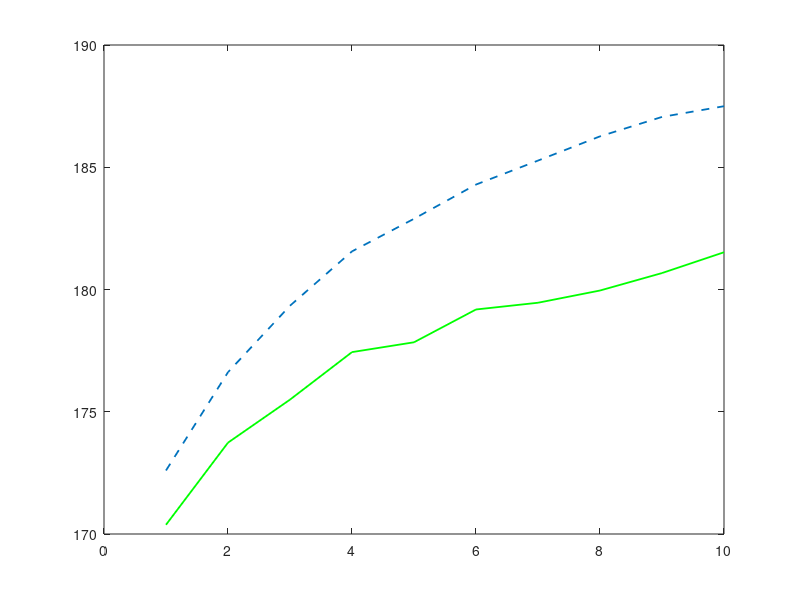

Write MATLAB code to recreate this figure. (Note: this script raises an error after producing the figure.)
%% Minutes
x_label =[1 2 3 4 5 6 7 8 9 10];



%% for DeadlinMissRatio

%Miss ratio
%y_11 = [0.54127	0.51309	0.49544	0.48428	0.47292	0.46531	0.4588	0.45408	0.44815	0.44675];
%y_12 = [0.54948	0.5275	0.51155	0.50202	0.49508	0.48839	0.4814	0.48108	0.4783	0.47521];
%y_13 = [0.54948	0.5275	0.51155	0.50202	0.49508	0.48839	0.4814	0.48108	0.4783	0.47521];

%y_12 = [0.54971	0.5268	0.51393	0.50151	0.49969	0.4907	0.4889	0.48722	0.48099	0.47704];
%y_13 = [0.54971	0.5268	0.51393	0.50151	0.49969	0.4907	0.4889	0.48722	0.48099	0.47704];


%E[V_O]
%y_11 = [36.854575	49.012702	56.11301	61.293225	64.820715	68.431151	70.660003	72.762899	74.900038	76.261343];
%y_12 = [33.005249	41.982556	47.355761	50.89515	53.631171	56.260473	58.279415	59.588065	60.911769	61.66795];
%y_13 = [33.005249	41.982556	47.355761	50.89515	53.631171	56.260473	58.279415	59.588065	60.911769	61.66795];

%y_12 = [32.38983	41.517546	47.179295	51.106176	53.604574	56.333229	58.065054	59.105314	60.412114	62.042673];
%y_13 = [32.38983	41.517546	47.179295	51.106176	53.604574	56.333229	58.065054	59.105314	60.412114	62.042673];


%E[V_D]
y_11 = [172.597848	176.616982	179.33657	181.559901	182.89239	184.291941	185.272491	186.26368	187.058556	187.496538];
%y_12 = [170.77418	173.550009	175.675686	177.105396	178.124454	179.376397	180.220664	180.380797	180.890892	181.100519];
%y_13 = [170.77418	173.550009	175.675686	177.105396	178.124454	179.376397	180.220664	180.380797	180.890892	181.100519];

y_12 = [170.378091	173.73631	175.495709	177.439333	177.841315	179.182658	179.458333	179.958376	180.672068	181.523299]
y_13 = [170.378091	173.73631	175.495709	177.439333	177.841315	179.182658	179.458333	179.958376	180.672068	181.523299]



i = i+1;
figure(i)

sz = 80;
plot(x_label,y_11,'--', 'LineWidth',1.3)
%scatter(x_label,y_11,sz,'d','green', 'LineWidth',1.3)
hold on
plot(x_label,y_12,'-', 'LineWidth',1.3,'color','green')
%scatter(x_label,y_12,sz2,'s','red', 'LineWidth',1.3)
hold on
%plot(x_label,y_13,'-', 'LineWidth',1.3)
scatter(x_label,y_13,sz,'d','red', 'LineWidth',1.3)
hold on


%ylabel('P_{miss}')
%ylabel('Average Offloading Volume (MB)')
ylabel('Average Download Volume (MB)')
xlabel('E[T_C] (Unit: minutes)')


xticklabels({'1','2','3','4','5','6','7','8','9','10'});

												
xlim([1, 10]);


set(gca, 'XTick', x_label);
%set(gca,'xticklabel',num2str(get(gca,'XTick')','%.4f'))
%legend({'F=200','F=500','F=1000'},'NumColumns',1);
%legend({'r_2=r_1 (Constant Bandwidth)','r_2=2r_1(Multiple Bandwidth)','r_2=3r_1(Multiple Bandwidth)','r_2=4r_1(Multiple Bandwidth)'},'NumColumns',1);
%legend({'Constant Bandwidth','Multiple Bandwidth (m=3)'},'NumColumns',1);

legend({'Sou model (Math.)','Proposed Model (Math.)','Proposed Model (Sim.)'},'NumColumns',1);

%legend({'Constant Bandwidth','Multiple Bandwidth (E[t_1]=E[t_2])<E[T_C]','Multiple Bandwidth E[t_1]=E[t_2]=E[T_C]'},'NumColumns',1);
%legend({'Constant Bandwidth','Multiple Bandwidth (E[t_1]=E[t_2]=E[t_3])<E[T_C]','Multiple Bandwidth E[t_1]=E[t_2]=E[t_3]=E[T_C]'},'NumColumns',1);

%legend({'Constant Bandwidth','Multiple Bandwidth (m=2)','Multiple Bandwidth (m=3)'},'NumColumns',1);

hold off;
grid on;